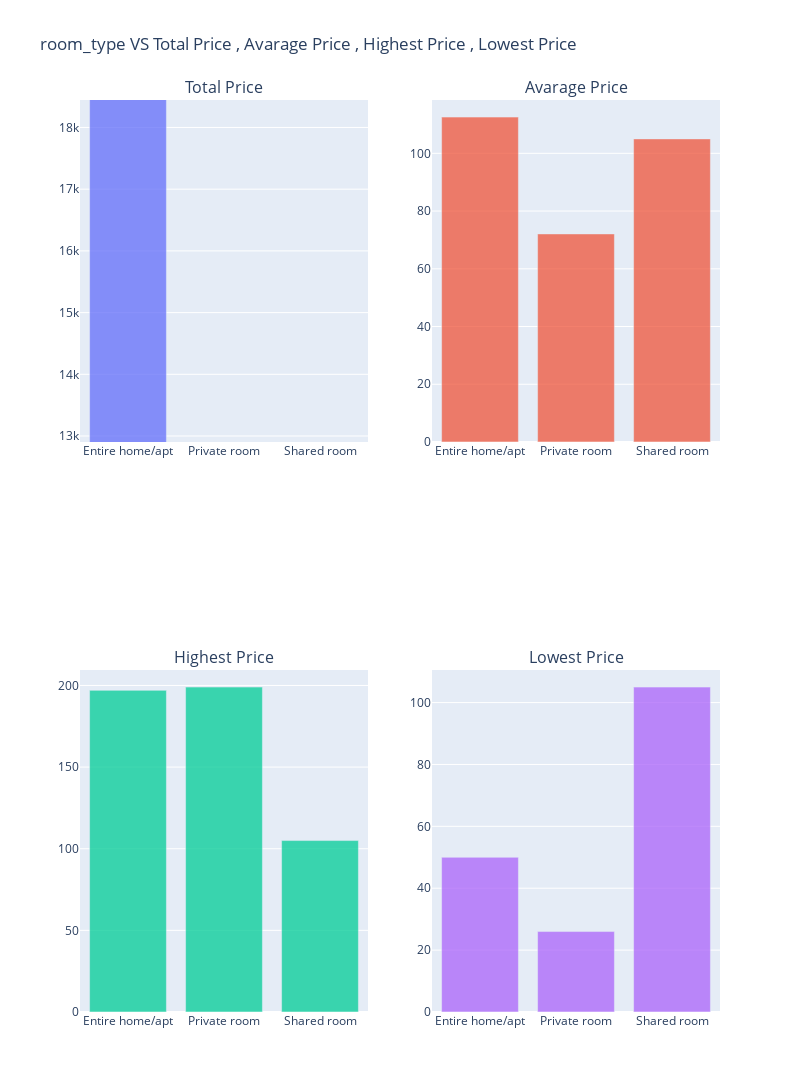

Notebook cell for this chart:
### Code cell
plot_column_summary_statistics(column_summary_statistics(data_without_outliers , "room_type" , "price"))

### Figure 1 — Plotly figure (JSON) as saved in the notebook; plotly's stock layout.template omitted (floating-point values rounded to 4 significant figures)
{"data": [{"name": "Total Price", "opacity": 0.75, "showlegend": false, "type": "bar", "x": ["Entire home/apt", "Private room", "Shared room"], "xaxis": "x", "y": [23973, 6776, 105], "yaxis": "y"}, {"name": "Avarage Price", "opacity": 0.75, "showlegend": false, "type": "bar", "x": ["Entire home/apt", "Private room", "Shared room"], "xaxis": "x2", "y": [112.5, 72.09, 105], "yaxis": "y2"}, {"name": "Highest Price", "opacity": 0.75, "showlegend": false, "type": "bar", "x": ["Entire home/apt", "Private room", "Shared room"], "xaxis": "x3", "y": [197, 199, 105], "yaxis": "y3"}, {"name": "Lowest Price", "opacity": 0.75, "showlegend": false, "type": "bar", "x": ["Entire home/apt", "Private room", "Shared room"], "xaxis": "x4", "y": [50, 26, 105], "yaxis": "y4"}], "layout": {"annotations": [{"font": {"size": 16}, "showarrow": false, "text": "Total Price", "x": 0.225, "xanchor": "center", "xref": "paper", "y": 1, "yanchor": "bottom", "yref": "paper"}, {"font": {"size": 16}, "showarrow": false, "text": "Avarage Price", "x": 0.775, "xanchor": "center", "xref": "paper", "y": 1, "yanchor": "bottom", "yref": "paper"}, {"font": {"size": 16}, "showarrow": false, "text": "Highest Price", "x": 0.225, "xanchor": "center", "xref": "paper", "y": 0.375, "yanchor": "bottom", "yref": "paper"}, {"font": {"size": 16}, "showarrow": false, "text": "Lowest Price", "x": 0.775, "xanchor": "center", "xref": "paper", "y": 0.375, "yanchor": "bottom", "yref": "paper"}], "height": 1200, "title": {"text": "room_type VS Total Price , Avarage Price , Highest Price , Lowest Price"}, "width": 800, "xaxis": {"anchor": "y", "autorange": true, "domain": [0, 0.45], "range": [-0.5, 2.5], "type": "category"}, "xaxis2": {"anchor": "y2", "autorange": true, "domain": [0.55, 1], "range": [-0.5, 2.5], "type": "category"}, "xaxis3": {"anchor": "y3", "autorange": true, "domain": [0, 0.45], "range": [-0.5, 2.5], "type": "category"}, "xaxis4": {"anchor": "y4", "autorange": true, "domain": [0.55, 1], "range": [-0.5, 2.5], "type": "category"}, "yaxis": {"anchor": "x", "autorange": false, "domain": [0.625, 1], "range": [12900.0, 18440.0], "type": "linear"}, "yaxis2": {"anchor": "x2", "autorange": true, "domain": [0.625, 1], "range": [0, 118.5], "type": "linear"}, "yaxis3": {"anchor": "x3", "autorange": true, "domain": [0, 0.375], "range": [0, 209.5], "type": "linear"}, "yaxis4": {"anchor": "x4", "autorange": true, "domain": [0, 0.375], "range": [0, 110.5], "type": "linear"}}}
